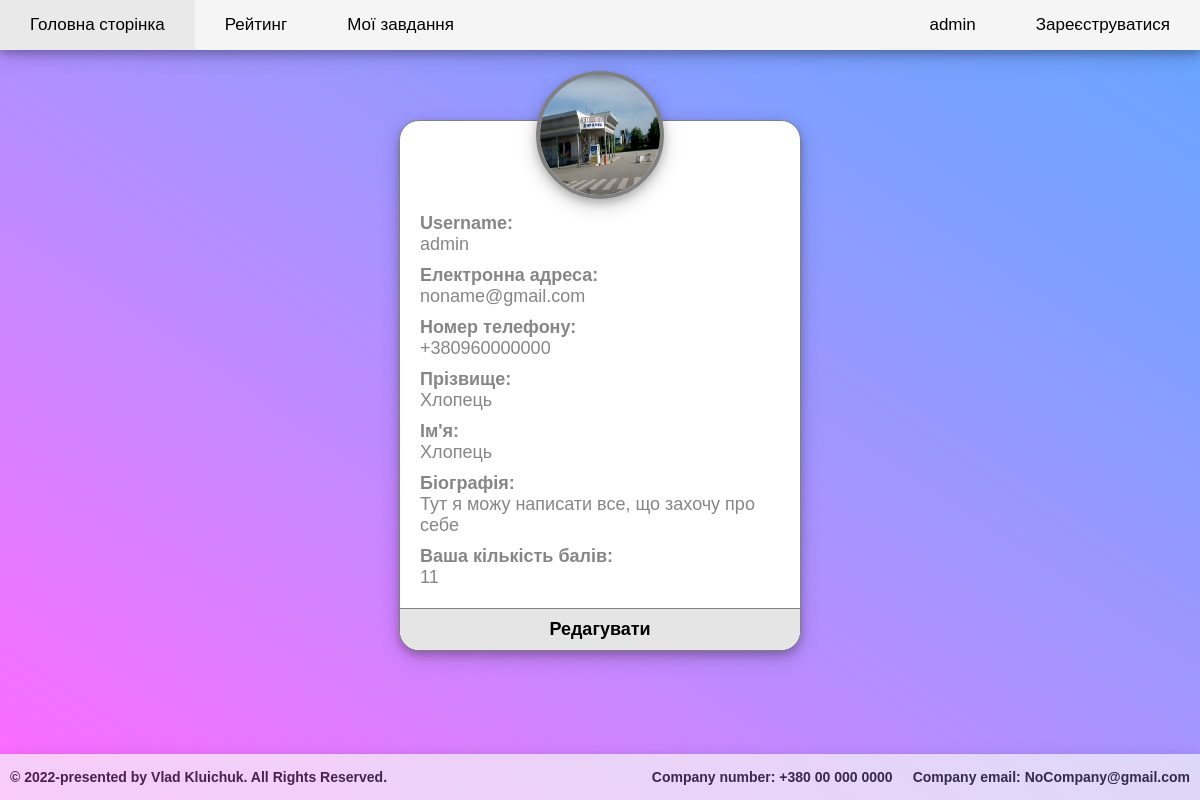
Page /admin-krasava/profile/ (signed in) on the committed database.
### task/models.py (models this page shows, shortened)
class CustomUser(AbstractUser):
    phone_regex = RegexValidator(regex=r'^\+?1?\d{9,15}$', message="False number. Example: +380000000000")
    phone = models.CharField(validators=[phone_regex], blank=True, max_length=15)
    score = models.IntegerField(default=0)
    bio = models.TextField(blank=True)
    photo = models.ImageField(upload_to='UserIcon/%Y/%m/%d', blank=True)
    slug = models.SlugField(blank=True)

### task/views.py (the view)
# urls.py: path('<slug:slug>/profile/', ProfileCheck.as_view(), name="check"),
class ProfileCheck(LoginRequiredMixin, DetailView):
    model = CustomUser
    template_name = "task/ProfileCheck.html"
    context_object_name = "profile"
    def get_object(self, queryset=None):
        obj = super(ProfileCheck, self).get_object(queryset=queryset)
        if obj.username != self.request.user.username:
            raise Http404("Точно працює")
        return obj

### task/templates/task/ProfileCheck.html
{% extends 'base.html' %}
{% block main %}
<div class="profile-container">
    {% include 'include/_check_your_somebody_profiles.html' %}
    <div class="score">
        <strong>Ваша кількість балів:</strong> <br>{{ profile.score }}
    </div>
    <a class="profile-edit-btn" href="{% url 'edit' request.user.slug %}">Редагувати</a>
</div>
{% include "include/_footer.html" %}
{% endblock %}

### templates/base.html (shortened to what this page needs)
<!doctype html>
{% load static %}
<html lang="en">
<head>
    <link href="{% static 'todo/css/main.css' %}" rel="stylesheet">
</head>
<body>
{% block header %}
<div class="header">
    <div class="nav-first-part">
        <a href="{% url 'main_page' %}">Головна сторінка</a>
        <a href="{% url 'rating' %}">Рейтинг</a>
        {% if request.user.is_authenticated %}
        <a href="{% url 'task_page' %}">Мої завдання</a>
        {% endif %}
    </div>
    <div class="nav-second-part">
        {% if request.user.is_authenticated %}
        <div class="user-profile">
            <a class="user-info" href="{% url 'check' request.user.slug %}">{{ request.user }}</a>
        </div>
        {% else %}
        <a href="{% url 'login' %}">Увійти</a>
        {% endif %}
        <a href="{% url 'registration' %}">Зареєструватися</a>
    </div>
</div>
{% endblock %}
{% block main %}
{% endblock %}
</body>
</html>

### templates/include/_check_your_somebody_profiles.html
{% if profile.photo %}
<div class="photo"><img width="120px" height="120px" src="{{ profile.photo.url }}"></div>
{% else %}
<div class="photo">
    <img width="100px" height="100px"
         src="https://cdn.pixabay.com/photo/2015/10/05/22/37/blank-profile-picture-973460_1280.png">
</div>
{% endif %}
<div class="profile-info">
    <div class="username"><strong>Username:</strong> <br>{{ profile.username }}</div>
    <div class="email"><strong>Електронна адреса:</strong>
        <br>
        {% if profile.email %}
        {{ profile.email }}
        {% else %}
        <div style="color: gray;">Адресу не вказано</div>
        {% endif %}
    </div>
    <div class="phone"><strong>Номер телефону:</strong>
        {% if profile.phone %}
        <br>{{ profile.phone }}
        {% else %}
        <div style="color: gray;">Номер телефону не вказано</div>
        {% endif %}
    </div>
</div>
<div class="fl_names">
    <div class="surname"><strong>Прізвище:</strong>
        {% if profile.last_name %}
        <br>{{ profile.last_name }}
        {% else %}
        <div style="color: gray;">Прізвище не вказане</div>
        {% endif %}
    </div>
    <div class="name"><strong>Ім'я:</strong>
        {% if profile.first_name %}
        <br>{{ profile.first_name }}
        {% else %}
        <div style="color: gray;">Ім'я не вказане</div>
        {% endif %}
    </div>
</div>
<div class="bio">
    <strong>Біографія:</strong>
    {% if profile.bio %}
    <br>{{ profile.bio }}
    {% else %}
    <div style="color: gray;">Біографія не вказана</div>
    {% endif %}
</div>

### todo/static/todo/css/main.css (style rules this page uses)
html { height: 100%; }
body { height: 100%; margin: 0; background-repeat: no-repeat; background-attachment: fixed; background-image: linear-gradient(to left bottom, #66a5ff, #849eff, #ab92ff, #d581ff, #ff69ff); font-family: "Gill Sans", sans-serif; }
.header { display: flex; flex-direction: row; background-color: #f5f5f5; box-shadow: 0 4px 8px 0 rgba(0, 0, 0, 0.2), 0 6px 20px 0 rgba(0, 0, 0, 0.19); }
.nav-first-part, .nav-second-part { flex: 1; }
.nav-first-part { display: flex; flex-direction: row; }
.nav-second-part { display: flex; flex-direction: row; justify-content: flex-end; }
.nav-first-part>a, .nav-second-part>a, .user-info { padding: 15px 30px 15px 30px; font-size: 17px; text-decoration: none; color: black; }
.user-profile { display: flex; flex-direction: column; justify-content: center; align-items: center; }
.profile-container { width: 400px; display: flex; flex-direction: column; gap: 10px; background-color: white; box-shadow: 0 4px 8px 0 rgba(0, 0, 0, 0.2), 0 6px 20px 0 rgba(0, 0, 0, 0.19); margin: 70px auto 0 auto; border: 1px solid gray; border-radius: 20px; }
.profile-info, .fl_names { display: flex; flex-direction: column; }
.bio, .score, .profile-info, .fl_names { padding: 0 20px 0 20px; font-size: 18px; color: rgb(134, 134, 134); gap: 10px; }
.photo { margin: -50px auto 0 auto; }
.photo img { border-radius: 100%; border: 4px solid gray; box-shadow: 0 4px 8px 0 rgba(0, 0, 0, 0.2), 0 6px 20px 0 rgba(0, 0, 0, 0.19); }
.profile-edit-btn { margin-top: 10px; border-radius: 0 0 20px 20px; background-color: rgb(229, 229, 229); border-top: 1px solid gray; text-decoration: none; padding: 10px 0 10px 0; font-size: 18px; font-weight: bold; text-align: center; color: black; }

### templates/include/_footer.html (style rules this page uses)
body { display: flex; flex-direction: column; }

### rows in the picture
CustomUser: user "admin", photo (picture), username "admin", email "noname@gmail.com", phone "+380960000000", last_name "Хлопець", first_name "Хлопець", bio "Тут я можу написати все, що захочу про себе", score "11"
